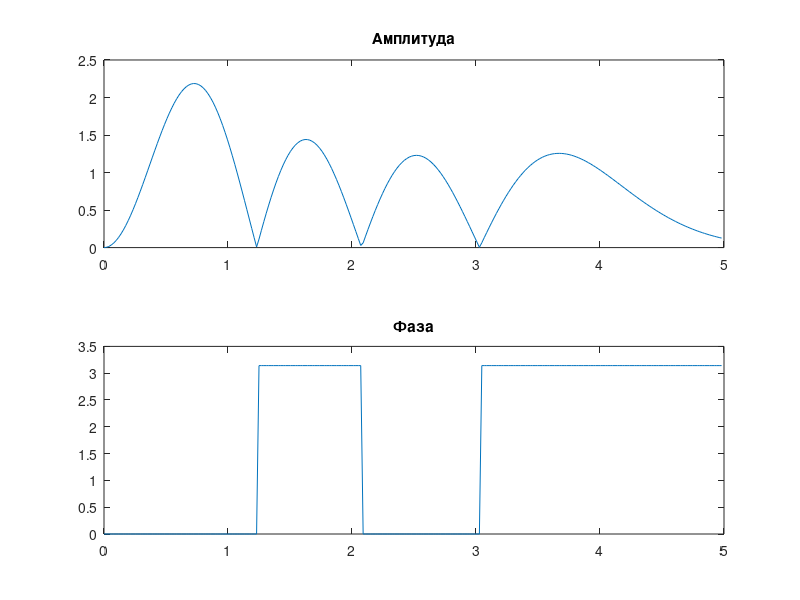
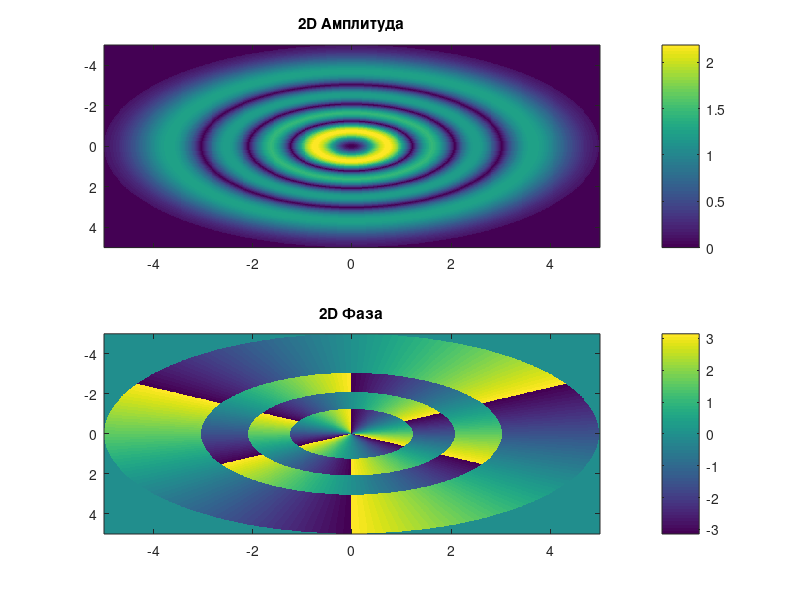
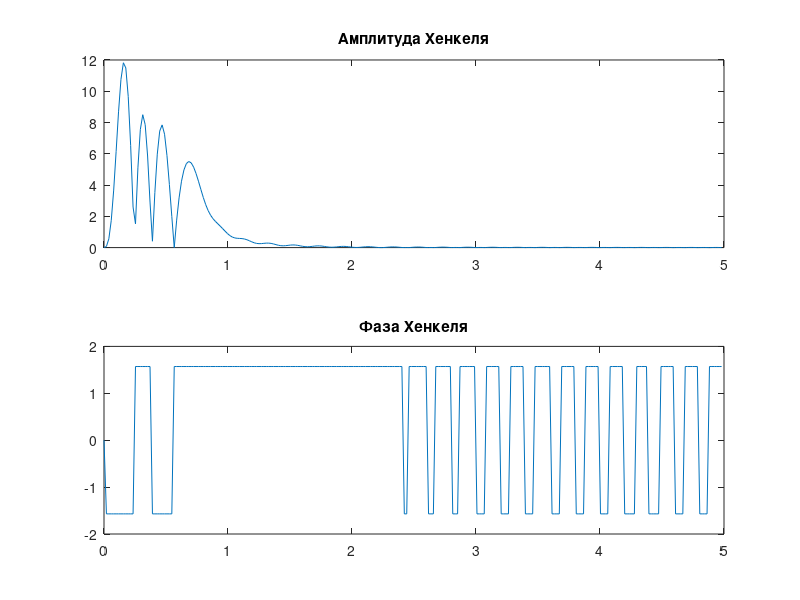
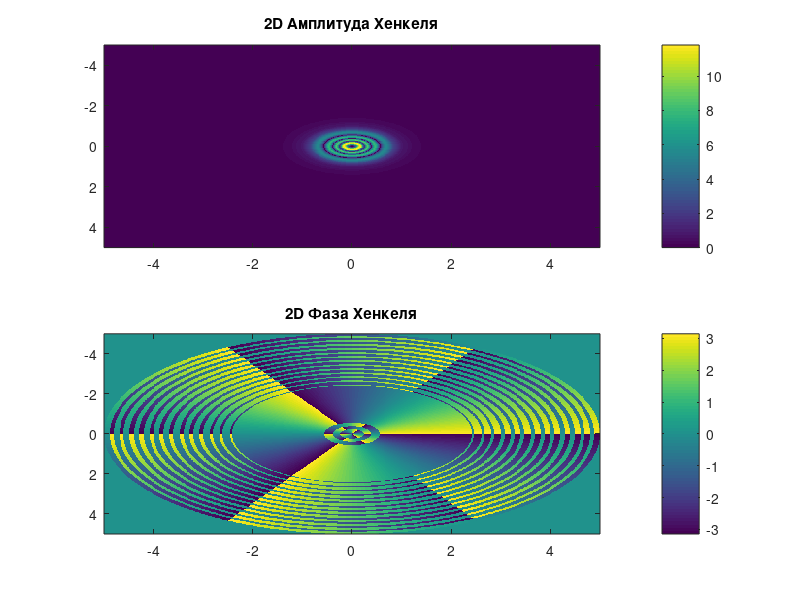

The MATLAB script that drew these images, in order:
clear;

function F = dft(f, M, hx)
  N = length(f);
  pad_size = (M - N) / 2;
  f = [zeros(pad_size, 1).', f, zeros(pad_size, 1).'];
  f = [f(M/2+1:end), f(1:M/2)];
  F = fft(f) * hx;
  F = [F(M/2+1:end), F(1:M/2)];
  F = F(pad_size + 1:M-pad_size);

end
N = 256;
R = 5;
hx = R / N;
x = 0:hx:(R - hx / 2);

function result = L(n, p, r)
    result = zeros(size(r));
    for j = 0:n
        result += power(-1, j) * r.^ j * nchoosek(n + p, n - j) / factorial(j);
    end
endfunction
function result = GL(n, p, r)
  p = abs(p);
  result = exp(r.^ 2 / -2) .* r.^ p .* L(n, p, r.^ 2);
endfunction

m = -3;
n = 3;
p = -2;

F = GL(n, p, x);


# График входной функции
figure(1);
subplot(2, 1, 1);
plot(x, abs(F));
title("Амплитуда");
subplot(2, 1, 2);
plot(x, arg(F));
title("Фаза");



# Восстанавливаем изображение в двумерный массив
image_input = zeros(2 * N, 2 * N);

for row = 1:rows(image_input)
  for col = 1:columns(image_input)
    alpha = round(sqrt((row - N)^2 + (col - N)^2)) + 1;
    if (alpha <= N)
      image_input(row, col) = F(alpha).* exp(1i * m * atan2(col - N, row - N));
    endif
  endfor
endfor

figure(2);
subplot(2, 1, 1);
imagesc([-R, R], [-R, R], abs(image_input));
colorbar;
title("2D Амплитуда");
subplot(2, 1, 2);
imagesc([-R, R], [-R, R], arg(image_input));
colorbar;
title("2D Фаза");


# Численная реализация преобразования Ханкеля
tic();

[X, XI] = meshgrid(x, x);
A = (2 * pi / 1i^ m)  * besselj(m, 2 * pi * X.* XI) .* X;
H = A * F.' * hx;

printf('Total cpu time: %f seconds\n', toc());

# График преобразования Ханкеля
figure(3);
subplot(2, 1, 1);
plot(x, abs(H));
title("Амплитуда Хенкеля");
subplot(2, 1, 2);
plot(x, arg(H));
title("Фаза Хенкеля");

# Восстанавливаем изображение в двумерный массив
image_output_hankel = zeros(2 * N - 1, 2 * N - 1);

for row = 1:rows(image_output_hankel)
  for col = 1:columns(image_output_hankel)
   alpha = round(sqrt((row - N)^2 + (col - N)^2)) + 1;
   if (alpha <= N)
    image_output_hankel(row, col) = H(alpha).* exp(1i * m * atan2(col - N, row - N));
   endif
  endfor
endfor

figure(4);
subplot(2, 1, 1);
imagesc([-R, R], [-R, R], abs(image_output_hankel));
colorbar;
title("2D Амплитуда Хенкеля");
subplot(2, 1, 2);
imagesc([-R, R], [-R, R], arg(image_output_hankel));
colorbar;
title("2D Фаза Хенкеля");

# Двумерное преобразованье Фурье через БПФ
M = 4096;

b = N ^ 2 / (4 * R * M);

tic();

for row = 1:rows(image_input)
    image_input(row, :) = dft(image_input(row, :), M, hx);
endfor

for col = 1:columns(image_input)
    image_input(:, col) = dft(image_input(:, col).', M, hx).';
endfor

printf('Total cpu time: %f seconds\n', toc());

figure(5);
subplot(2, 1, 1);
imagesc([-b, b], [-b, b], abs(image_input));
colorbar;
title("2D Амплитуда Фурье");
subplot(2, 1, 2);
imagesc([-b, b], [-b, b], arg(image_input));
colorbar;
title("2D Фаза Фурье");

